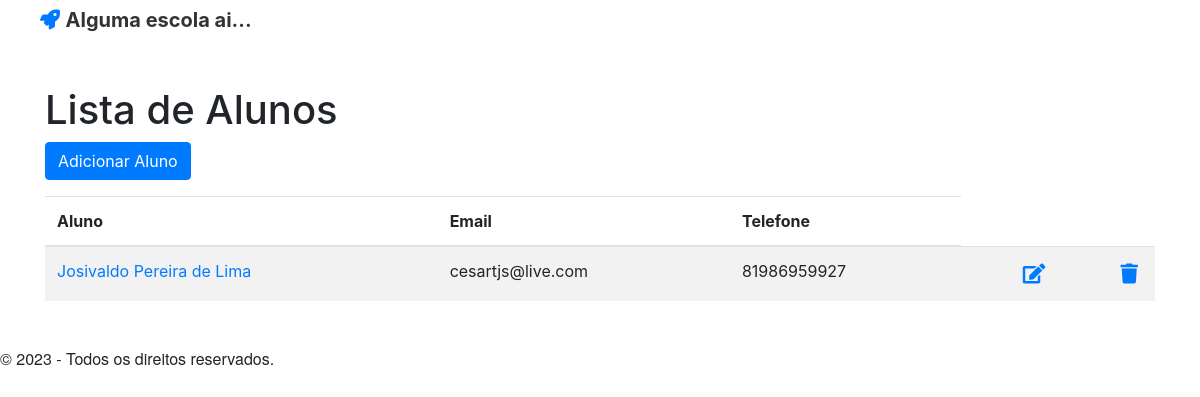
Before: / with the older database file.
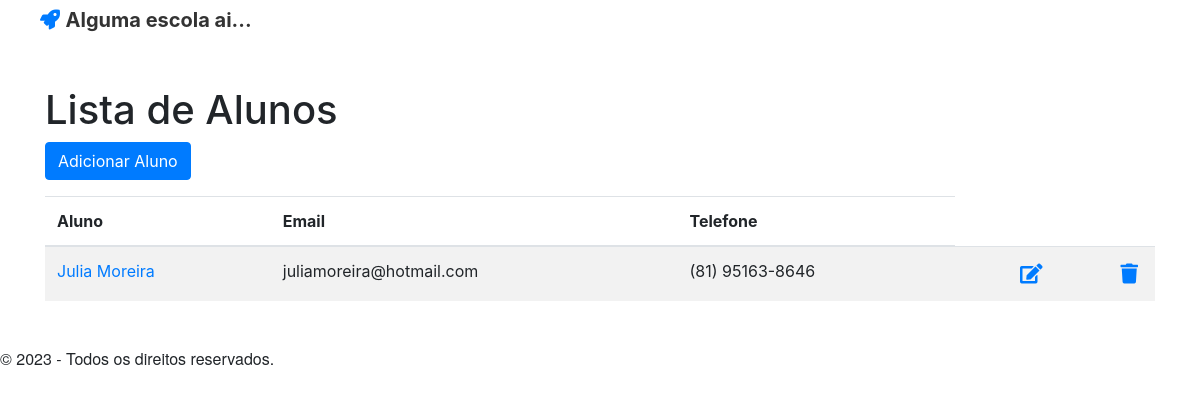
After: the same page with the newer database file.
### main/models.py (models this page shows, shortened)
class Aluno(models.Model):
    nome = models.CharField(max_length=255)
    telefone = models.CharField(null = True, blank=True, max_length=15)
    email = models.EmailField()
    data_nascimento = models.DateField()
    desc = models.TextField()
    created_at = models.DateTimeField(auto_now_add=True)
    updated_at = models.DateTimeField(auto_now=True)
    user = models.ForeignKey(get_user_model(), on_delete=models.CASCADE)

### main/views.py (the view)
def alunoView(request):
    alunos_list = Aluno.objects.all()
    return render(request, 'main/alunos.html', {'alunos_list': alunos_list})

### main/templates/main/alunos.html
{% extends "base.html" %}
{% block content %}
    <div class="container">
        <h1>Lista de Alunos</h1>
        <a href="{% url 'aluno-create' %}" class="btn btn-primary mb-3">Adicionar Aluno</a>
        <table class="table table-striped">
            <thead>
                <tr>
                    <th scope="col">Aluno</th>
                    <th scope="col">Email</th>
                    <th scope="col">Telefone</th>
                </tr>
            </thead>
            <tbody>
                {% for aluno in alunos_list %}
                    <tr>
                        <td><a href="/alunoID/{{aluno.id}}">{{ aluno.nome }}</td>
                        <td>{{ aluno.email }}</td>
                        <td>{{ aluno.telefone }}</td>
                        <td><a href="/aluno/{{ aluno.id }}/update/"><span><i class="fas fa-edit"></i></span></td>
                        <td><a href="/delete/{{ aluno.id }}"><span><i class="fas fa-trash"></i></span></td>
                    </tr>
                {% empty %}
                    <tr>
                        <td colspan="4">Nenhum aluno foi encontrado.</td>
                    </tr>
                {% endfor %}
            </tbody>
        </table>
    </div>
{% endblock %}

### main/templates/base.html (shortened to what this page needs)
{% load static %}
<!DOCTYPE html>
<html>
<head>
    <link rel="stylesheet" href="{% static 'css/style.css' %}">
    <link rel="stylesheet" href="https://use.fontawesome.com/releases/v5.7.2/css/all.css">
    <link rel="stylesheet" href="https://stackpath.bootstrapcdn.com/bootstrap/4.1.3/css/bootstrap.min.css">
</head>
<body>
    <header>
        <nav>
            <ul>
                <a class="navbar-brand" href="/">
                    <i class="fa fa-rocket" aria-hidden="true"></i>
                    <span style="font-weight:bold;color:#333">Alguma escola ai...</span>
                </a>
            </ul>
        </nav>
    </header>
    <main>
        {% block content %}
        {% endblock %}
    </main>
    <footer>
        <p>&copy; 2023 - Todos os direitos reservados.</p>
    </footer>
</body>
</html>

### main/static/css/style.css (style rules this page uses)
body { background-color: #f5f5f5; color: #333333; }
h1, h2, h3 { font-family: "Helvetica Neue", Helvetica, Arial, sans-serif; font-weight: bold; }
p { font-family: "Helvetica Neue", Helvetica, Arial, sans-serif; font-size: 16px; line-height: 1.5; }
.container { max-width: 960px; margin: 0 auto; padding: 30px; }
.fas.fa-edit { color: #007bff; cursor: pointer; margin: 5px; font-size: 20px; float: right; }
.fas.fa-trash { color: #007bff; cursor: pointer; margin: 5px; font-size: 20px; float: right; }

Changed rows visible on the page:
removed Aluno: nome "Josivaldo Pereira de Lima", email "cesartjs@live.com", telefone "81986959927"
added Aluno: nome "Julia Moreira", email "juliamoreira@hotmail.com", telefone "(81) 95163-8646"
